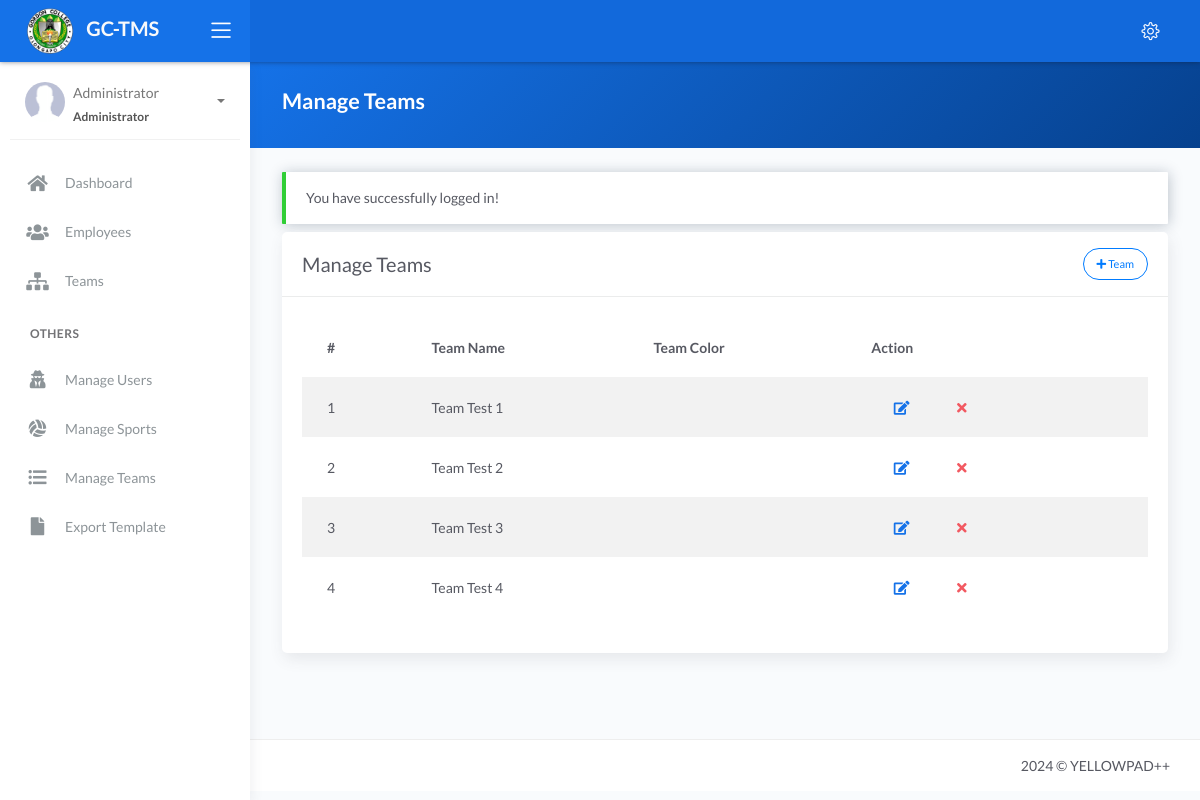
The page /manage_teams.php (signed in) on the database as committed earlier.
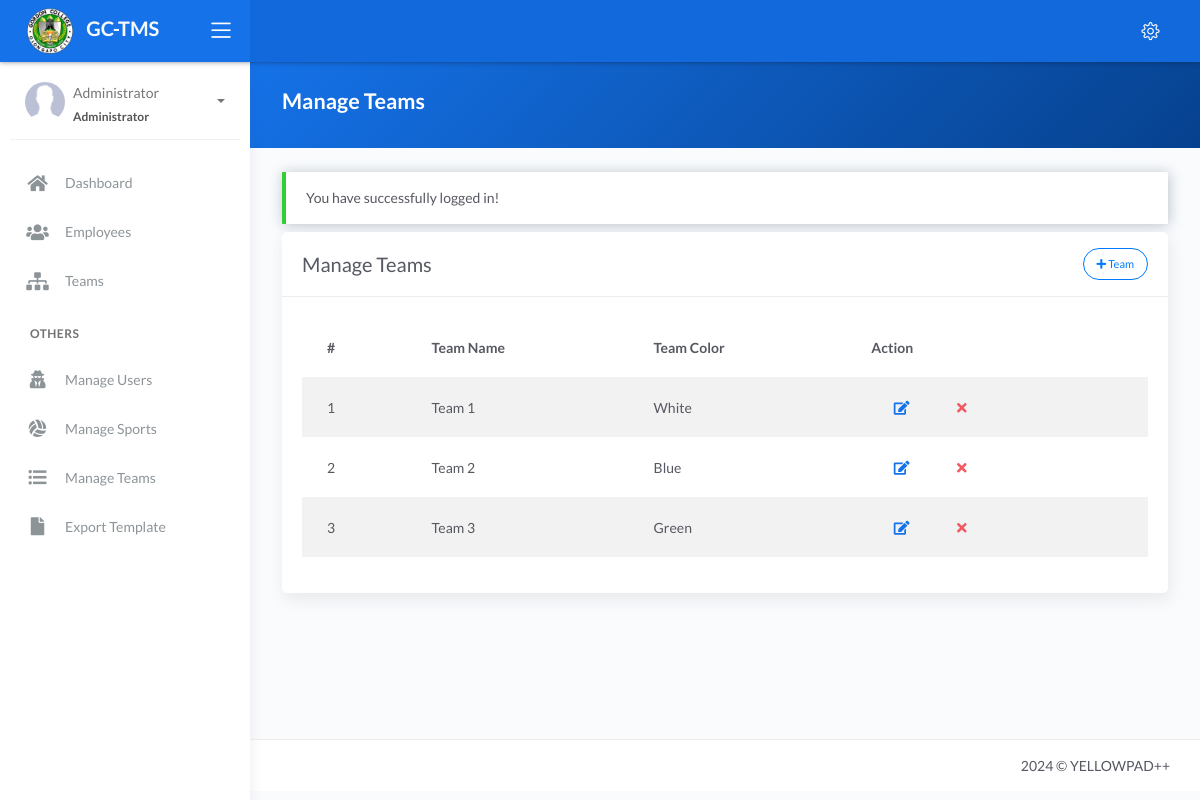
The same page on the database as committed later.
### tables this page shows
CREATE TABLE `tbl_teams` (
  `id` int(11) NOT NULL,
  `team_name` varchar(255) DEFAULT NULL,
  `team_color` varchar(255) DEFAULT NULL
);

### manage_teams.php (the view, shortened to what this page needs)
<?php include 'server/server.php' ?>
<?php
$query = "SELECT * FROM tbl_teams";
$result = $conn->query($query);
$teams = array();
while ($row = $result->fetch_assoc()) {
	$teams[] = $row;
}
?>
<!DOCTYPE html>
<html lang="en">
<head>
	<?php include 'templates/header.php' ?>
</head>
<body>
	<div class="wrapper">
		<?php include 'templates/main-header.php' ?>
		<?php include 'templates/sidebar.php' ?>
		<div class="main-panel">
			<div class="content">
				<div class="panel-header bg-primary-gradient">
					<div class="page-inner">
						<div class="d-flex align-items-left align-items-md-center flex-column flex-md-row">
							<div>
								<h2 class="text-white fw-bold">Manage Teams</h2>
							</div>
						</div>
					</div>
				</div>
				<div class="page-inner">
					<?php if (isset($_SESSION['message'])) : ?>
						<div class="alert alert-<?php echo $_SESSION['success']; ?> <?= $_SESSION['success'] == 'danger' ? 'bg-danger text-light' : null ?>" role="alert">
							<?php echo $_SESSION['message']; ?>
						</div>
					<?php endif ?>
					<div class="row mt--2">
						<div class="col-md-12">
							<div class="card">
								<div class="card-header">
									<div class="card-head-row">
										<div class="card-title">Manage Teams</div>
										<?php if (isset($_SESSION['username'])) : ?>
											<div class="card-tools">
												<a href="#add" data-toggle="modal" class="btn btn-outline-primary btn-round btn-sm">
													<i class="fa fa-plus"></i>
													Team
												</a>
											</div>
										<?php endif ?>
									</div>
								</div>
								<div class="card-body">
									<div class="table-responsive">
										<table class="table table-striped">
											<thead>
												<tr>
													<th scope="col">#</th>
													<th scope="col">Team Name</th>
													<th scope="col">Team Color</th>
													<?php if (isset($_SESSION['username'])) : ?>
														<?php if ($_SESSION['role'] == 'administrator') : ?>
															<th>Action</th>
														<?php endif ?>
													<?php endif ?>
												</tr>
											</thead>
											<tbody>
												<?php if (!empty($teams)) : ?>
													<?php foreach ($teams as $index => $row) : ?>
														<tr>
															<td class="text-uppercase"><?= $index + 1 ?></td>
															<td><?= $row['team_name'] ?></td>
															<td><?= $row['team_color'] ?></td>
															<?php if (isset($_SESSION['username'])) : ?>
																<td>
																	<?php if ($_SESSION['role'] == 'administrator') : ?>
																	<a type="button" href="#modalTeam" data-toggle="modal" class="btn btn-link btn-primary" title="Edit Team" onclick="editTeam(this)" data-team-id="<?= $row['id'] ?>" data-team-name="<?= $row['team_name'] ?>" data-team-color="<?= $row['team_color'] ?>">
																		<i class="fa fa-edit"></i>
																	</a>
																	<a href="#" class="btn btn-link btn-danger" data-toggle="modal" data-target="#removeTeam<?= $row['id'] ?>">
																		<i class="fa fa-times"></i>
																	</a>
																	<?php endif ?>
																</td>
															<?php endif ?>
														</tr>
													<?php endforeach ?>
												<?php else : ?>
													<tr>
														<td colspan="3" class="text-center">No Available Data</td>
													</tr>
												<?php endif ?>
											</tbody>
										</table>
									</div>
								</div>
							</div>
						</div>
					</div>
				</div>
			</div>
			<?php include 'templates/main-footer.php' ?>
	</div>
</body>
</html>

Rows that differ between the two databases and show on the page:
removed tbl_teams: team_name "Team Test 1"
removed tbl_teams: team_name "Team Test 2"
removed tbl_teams: team_name "Team Test 3"
removed tbl_teams: team_name "Team Test 4"
added tbl_teams: team_name "Team 1", team_color "White"
added tbl_teams: team_name "Team 2", team_color "Blue"
added tbl_teams: team_name "Team 3", team_color "Green"
